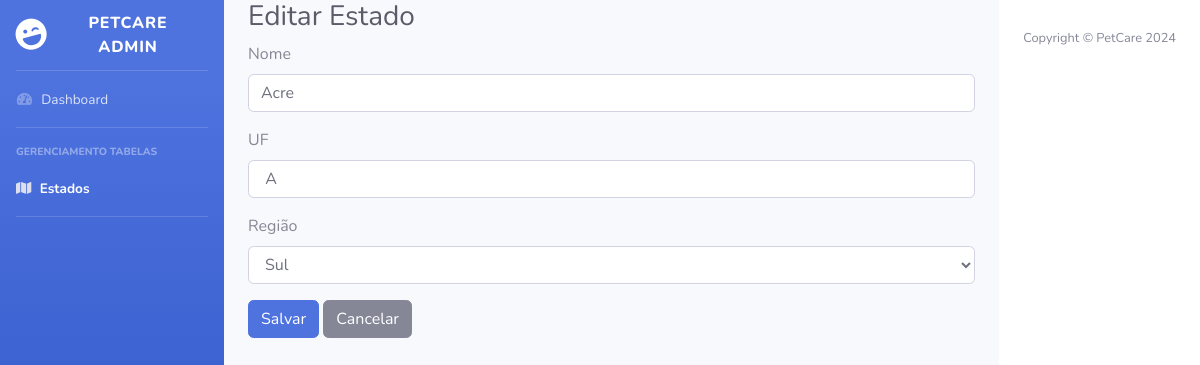
/petcare_admin/estados/editar.php?id=1, run on the app's committed database.
### tables this page shows
CREATE TABLE `tb_estado` (
  `id_estado` int(11) NOT NULL,
  `uf_a` int(11) NOT NULL,
  `nome` varchar(55) NOT NULL,
  `uf` varchar(2) NOT NULL,
  `regiao_id` int(11) NOT NULL
);

CREATE TABLE `tb_regiao` (
  `id_regiao` int(11) NOT NULL,
  `nm_regiao` varchar(55) NOT NULL
);

### petcare_admin/estados/editar.php (the view, shortened to what this page needs)
<?php
include('../config/conecta.php');
if (!empty($_GET['id'])) {
    $id = $_GET['id'];
    $sql = $conn->prepare("SELECT e.*, r.* FROM tb_estado e LEFT JOIN tb_regiao r ON r.id_regiao = e.regiao_id WHERE e.id_estado = :id LIMIT 1");
    $sql->bindParam(':id', $id);
    $sql->execute();
    $result = $sql->fetch();
    if ($result) {
        $sql_regiao = $conn->prepare("SELECT * FROM tb_regiao");
        $sql_regiao->execute();
        $result_regiao = $sql_regiao->fetchAll();
    } else {
        echo "Estado não encontrado.";
        exit;
    }
} else {
    echo "ID não especificado.";
    exit;
}
?>
<!DOCTYPE html>
<html lang="en">
<head>
    <link href="../vendor/fontawesome-free/css/all.min.css" rel="stylesheet" type="text/css">
    <link href="../css/sb-admin-2.css" rel="stylesheet">
</head>
<body id="page-top">
    <div id="wrapper">
        <ul class="navbar-nav bg-gradient-primary sidebar sidebar-dark accordion" id="accordionSidebar">
            <a class="sidebar-brand d-flex align-items-center justify-content-center" href="index.php">
                <div class="sidebar-brand-icon rotate-n-15">
                    <i class="fas fa-laugh-wink"></i>
                </div>
                <div class="sidebar-brand-text mx-3">PetCare Admin</div>
            </a>
            <hr class="sidebar-divider my-0">
            <li class="nav-item">
                <a class="nav-link" href="../index.php">
                    <i class="fas fa-fw fa-tachometer-alt"></i>
                    <span>Dashboard</span>
                </a>
            </li>
            <hr class="sidebar-divider">
            <div class="sidebar-heading">Gerenciamento Tabelas</div>
            <li class="nav-item active">
                <a class="nav-link" href="estado.php">
                    <i class="fas fa-map fa-2x text-gray-300"></i>
                    <span>Estados</span>
                </a>
            </li>
            <hr class="sidebar-divider d-none d-md-block">
        </ul>
        <div id="content-wrapper" class="d-flex flex-column">
                <div class="container-fluid">
                    <h1 class="h3 mb-2 text-gray-800">Editar Estado</h1>
                    <form action="editar_submit.php" method="post">
                        <div class="form-group">
                            <label for="nome">Nome</label>
                            <input type="text" class="form-control" name="nome" id="nome" value="<?= htmlspecialchars($result['nome']) ?>" required>
                        </div>
                        <div class="form-group">
                            <label for="uf">UF</label>
                            <input type="text" class="form-control" name="uf" id="uf" value="<?= htmlspecialchars($result['uf']) ?>" required>
                        </div>
                        <div class="form-group">
                            <label for="regiao_id">Região</label>
                            <select name="regiao_id" id="regiao_id" class="form-control" required>
                                <?php foreach ($result_regiao as $data) { ?>
                                    <option value="<?= htmlspecialchars($data['id_regiao']) ?>" <?= $data['id_regiao'] == $result['regiao_id'] ? 'selected' : '' ?>>
                                        <?= htmlspecialchars($data['nm_regiao']) ?>
                                    </option>
                                <?php } ?>
                            </select>
                        </div>
                        <button type="submit" class="btn btn-primary">Salvar</button>
                        <a href="estado.php" class="btn btn-secondary">Cancelar</a>
                    </form>
                </div>
            </div>
            <footer class="sticky-footer bg-white">
                <div class="container my-auto">
                    <div class="copyright text-center my-auto">
                    <span>Copyright &copy; PetCare 2024</span>
                    </div>
                </div>
            </footer>
        </div>
</body>
</html>

### data on the page
tb_estado: nome "Acre", uf "A", regiao_id "Sul"
